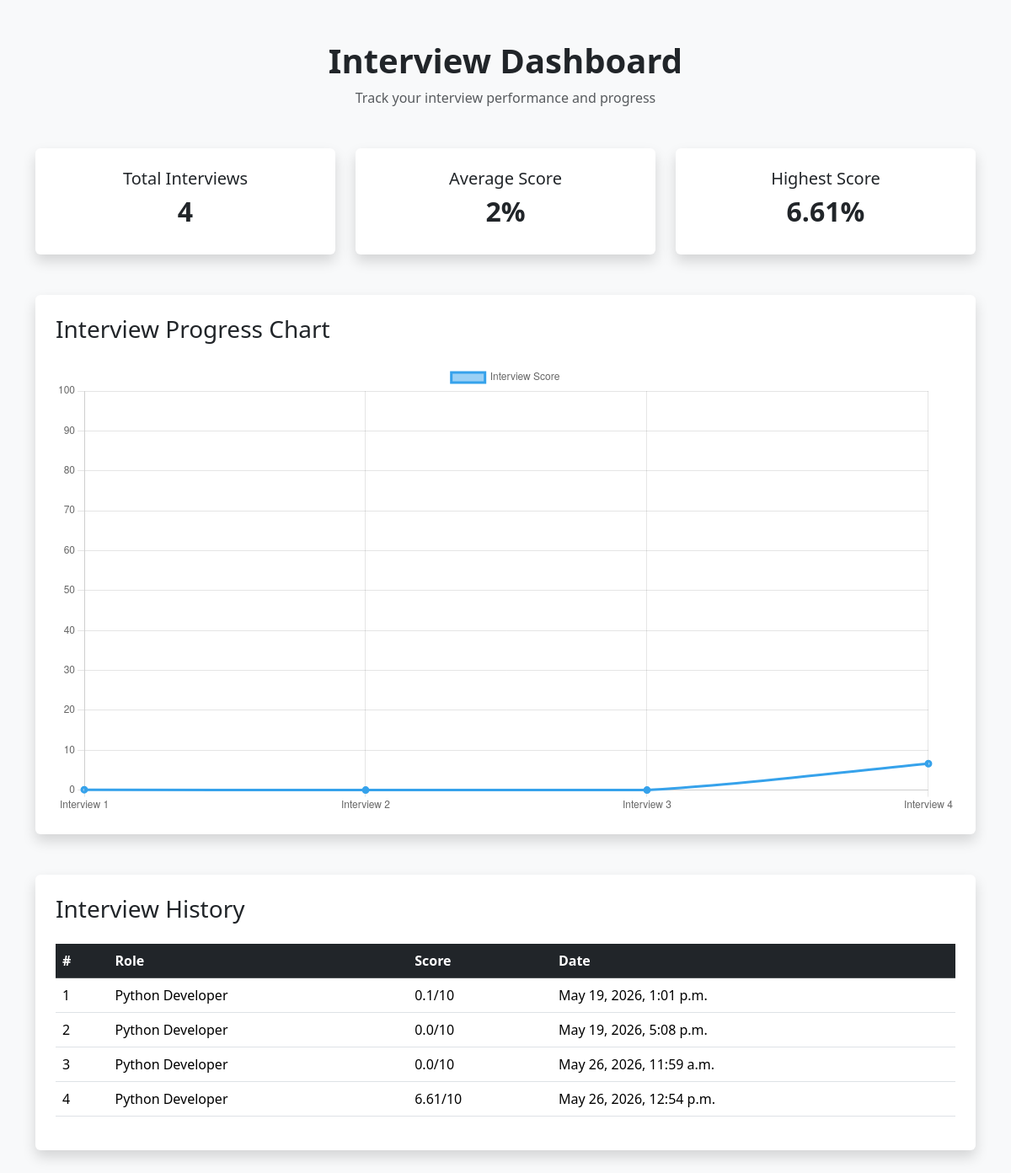
The app's page /dashboard/ (signed in), older data.
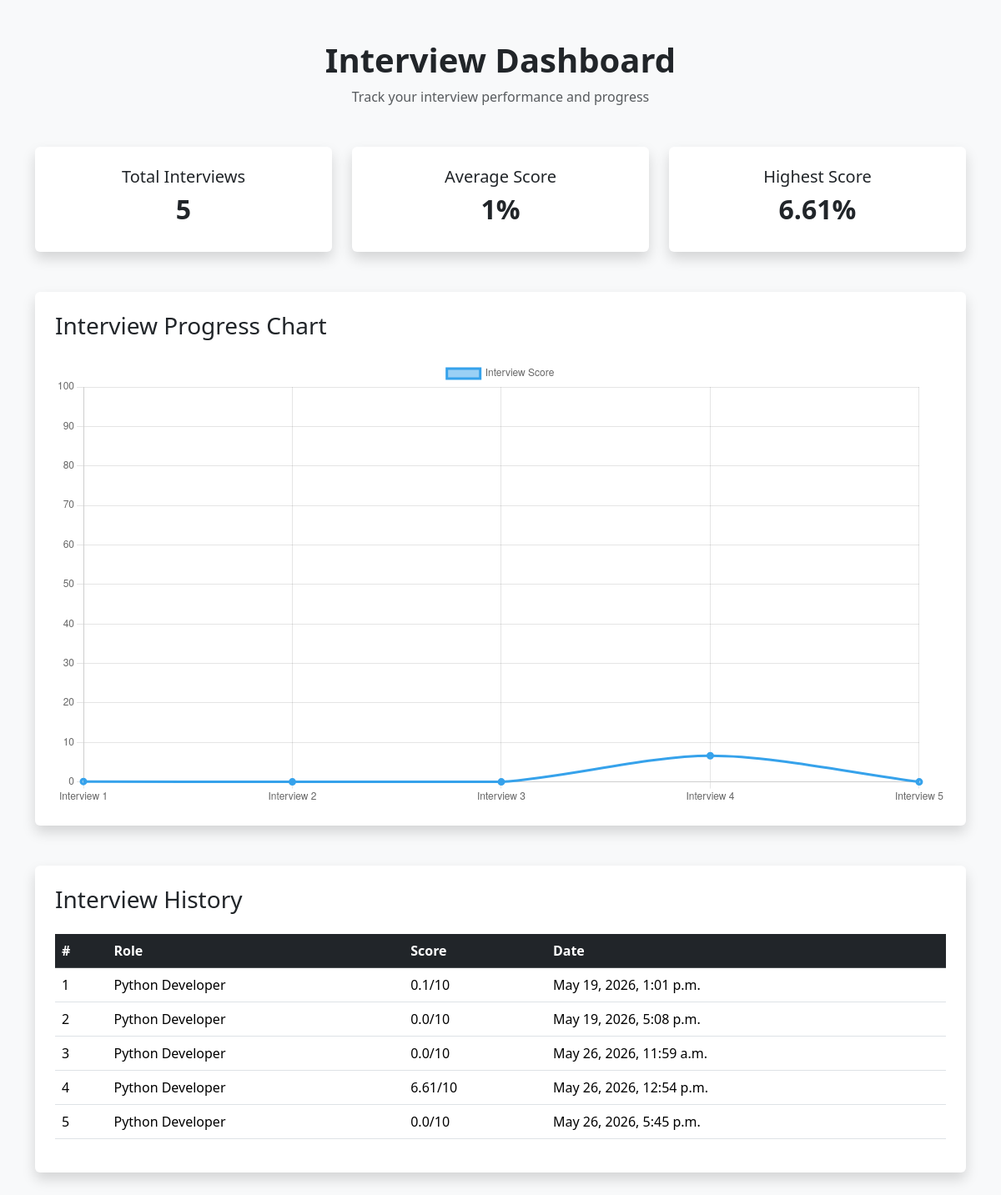
The same page, newer data.
### core/models.py (models this page shows)
class InterviewResult(models.Model):
    user = models.ForeignKey(User, on_delete=models.CASCADE)
    role = models.CharField(max_length=100, blank=True)
    question = models.TextField()
    answer = models.TextField()
    score = models.FloatField()
    feedback = models.TextField(blank=True)
    created_at = models.DateTimeField(auto_now_add=True)

### core/views.py (the view)
# urls.py: path('dashboard/', views.dashboard, name='dashboard'),
@login_required
def dashboard(request):
    results = InterviewResult.objects.filter(
        user=request.user).order_by('created_at')
    total_score = 0
    highest_score = 0
    for result in results:
        total_score += result.score
        if result.score > highest_score:
            highest_score = result.score
    return render(request, 'dashboard.html', {
        'results': results,
        'total_score': total_score,
        'highest_score': highest_score
    })

### templates/dashboard.html (shortened to what this page needs)
<!DOCTYPE html>
<html lang="en">
<head>
    <link href="https://cdn.jsdelivr.net/npm/bootstrap@5.3.3/dist/css/bootstrap.min.css" rel="stylesheet">
</head>
<body class="bg-light">
    <div class="container py-5">
        <div class="text-center mb-5">
            <h1 class="fw-bold">
                Interview Dashboard
            </h1>
            <p class="text-muted">
                Track your interview performance and progress
            </p>
        </div>
        <div class="row g-4 mb-5">
            <div class="col-md-4">
                <div class="card shadow border-0 p-4 text-center">
                    <h5>Total Interviews</h5>
                    <h2 class="fw-bold">
                        {{ results|length }}
                    </h2>
                </div>
            </div>
            <div class="col-md-4">
                <div class="card shadow border-0 p-4 text-center">
                    <h5>Average Score</h5>
                    <h2 class="fw-bold">
                        {% if results %}
                            {% widthratio total_score results|length 1 %}%
                        {% else %}
                            0%
                        {% endif %}
                    </h2>
                </div>
            </div>
            <div class="col-md-4">
                <div class="card shadow border-0 p-4 text-center">
                    <h5>Highest Score</h5>
                    <h2 class="fw-bold">
                        {{ highest_score }}%
                    </h2>
                </div>
            </div>
        </div>
        <div class="card shadow border-0 p-4 mb-5">
            <h3 class="mb-4">
                Interview Progress Chart
            </h3>
            <canvas id="progressChart"></canvas>
        </div>
        <div class="card shadow border-0 p-4">
            <h3 class="mb-4">
                Interview History
            </h3>
            <div class="table-responsive">
                <table class="table table-hover">
                    <thead class="table-dark">
                        <tr>
                            <th>#</th>
                            <th>Role</th>
                            <th>Score</th>
                            <th>Date</th>
                        </tr>
                    </thead>
                    <tbody>
                        {% for result in results %}
                        <tr>
                            <td>{{ forloop.counter }}</td>
                            <td>{{ result.role }}</td>
                            <td>{{ result.score }}/10</td>
                            <td>{{ result.created_at }}</td>
                        </tr>
                        {% endfor %}
                    </tbody>
                </table>
            </div>
        </div>
    </div>
    <script>
        const ctx = document.getElementById('progressChart');
        new Chart(ctx, {
            type: 'line',
            data: {
                labels: [
                    {% for result in results %}
                        'Interview {{ forloop.counter }}',
                    {% endfor %}
                ],
                datasets: [{
                    label: 'Interview Score',
                    data: [
                        {% for result in results %}
                            {{ result.score }},
                        {% endfor %}
                    ],
                    borderWidth: 3,
                    tension: 0.3
                }]
            },
            options: {
                responsive: true,
                plugins: {
                    legend: {
                        display: true
                    }
                },
                scales: {
                    y: {
                        beginAtZero: true,
                        max: 100
                    }
                }
            }
        });
    </script>
</body>
</html>

Row changes from the older to the newer data that the page shows:
added InterviewResult: role "Python Developer", score "0.0", created_at "May 26, 2026, 5:45 p.m."
Text that changed along with them:
{{ results|length }}: "4" → "5"
chart data {{ forloop.counter }}: 1, 2, 3, 4 → 1, 2, 3, 4, 5
chart data {{ result.score }}: 0.1, 0.0, 0.0, 6.61 → 0.1, 0.0, 0.0, 6.61, 0.0
text no longer shown: "2"
text now shown: "1"
